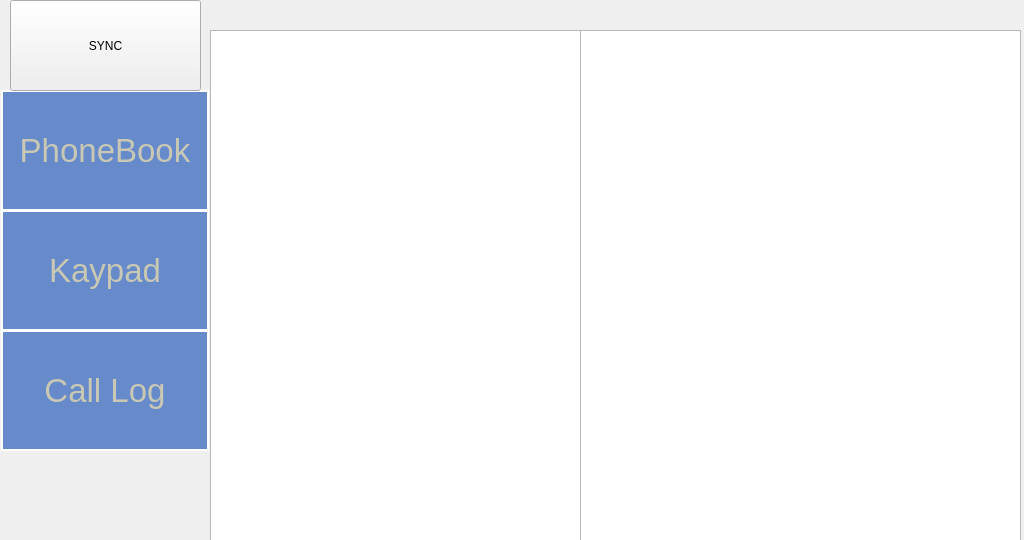
<?xml version="1.0" encoding="UTF-8"?>
<ui version="4.0">
 <class>CallMenuWidget</class>
 <widget class="QWidget" name="CallMenuWidget">
  <property name="geometry">
   <rect>
    <x>0</x>
    <y>0</y>
    <width>1024</width>
    <height>540</height>
   </rect>
  </property>
  <property name="windowTitle">
   <string>Dialog</string>
  </property>
  <property name="autoFillBackground">
   <bool>true</bool>
  </property>
  <property name="styleSheet">
   <string notr="true">QDialog {
	background: rgb(70, 113, 136);
}</string>
  </property>
  <widget class="QPushButton" name="BUTTON_PHONEBOOK_MENU">
   <property name="geometry">
    <rect>
     <x>1</x>
     <y>90</y>
     <width>208</width>
     <height>121</height>
    </rect>
   </property>
   <property name="font">
    <font>
     <pointsize>25</pointsize>
    </font>
   </property>
   <property name="focusPolicy">
    <enum>Qt::NoFocus</enum>
   </property>
   <property name="styleSheet">
    <string notr="true">QPushButton {
	border: 2px solid rgb(255, 255, 255);
	background-color: rgba(64, 110, 191, 200);
	color: rgb(200, 200, 180);
}

QPushButton:pressed {
	border: 2px solid rgb(200, 200, 200);
	background-color: rgba(64, 50, 191, 200);
	color: rgb(200, 200, 180);
}</string>
   </property>
   <property name="text">
    <string>PhoneBook</string>
   </property>
  </widget>
  <widget class="QPushButton" name="BUTTON_KEYPAD_MENU">
   <property name="geometry">
    <rect>
     <x>1</x>
     <y>210</y>
     <width>208</width>
     <height>121</height>
    </rect>
   </property>
   <property name="font">
    <font>
     <pointsize>25</pointsize>
    </font>
   </property>
   <property name="focusPolicy">
    <enum>Qt::NoFocus</enum>
   </property>
   <property name="styleSheet">
    <string notr="true">QPushButton {
	border: 2px solid rgb(255, 255, 255);
	background-color: rgba(64, 110, 191, 200);
	color: rgb(200, 200, 180);
}

QPushButton:pressed {
	border: 2px solid rgb(200, 200, 200);
	background-color: rgba(64, 50, 191, 200);
	color: rgb(200, 200, 180);
}</string>
   </property>
   <property name="text">
    <string>Kaypad</string>
   </property>
  </widget>
  <widget class="QPushButton" name="BUTTON_LOG_MENU">
   <property name="geometry">
    <rect>
     <x>1</x>
     <y>330</y>
     <width>208</width>
     <height>121</height>
    </rect>
   </property>
   <property name="font">
    <font>
     <pointsize>25</pointsize>
    </font>
   </property>
   <property name="focusPolicy">
    <enum>Qt::NoFocus</enum>
   </property>
   <property name="styleSheet">
    <string notr="true">QPushButton {
	border: 2px solid rgb(255, 255, 255);
	background-color: rgba(64, 110, 191, 200);
	color: rgb(200, 200, 180);
}

QPushButton:pressed {
	border: 2px solid rgb(200, 200, 200);
	background-color: rgba(64, 50, 191, 200);
	color: rgb(200, 200, 180);
}</string>
   </property>
   <property name="text">
    <string>Call Log</string>
   </property>
  </widget>
  <widget class="QWidget" name="WIDGET_PHONEBOOK" native="true">
   <property name="geometry">
    <rect>
     <x>210</x>
     <y>30</y>
     <width>811</width>
     <height>511</height>
    </rect>
   </property>
   <property name="focusPolicy">
    <enum>Qt::NoFocus</enum>
   </property>
   <widget class="QListWidget" name="LISTWIDGET_PHONEBOOK">
    <property name="geometry">
     <rect>
      <x>0</x>
      <y>0</y>
      <width>371</width>
      <height>511</height>
     </rect>
    </property>
    <property name="font">
     <font>
      <pointsize>25</pointsize>
     </font>
    </property>
    <property name="styleSheet">
     <string notr="true">QScrollBar:vertical {
	width: 40px;
}</string>
    </property>
    <property name="horizontalScrollBarPolicy">
     <enum>Qt::ScrollBarAlwaysOff</enum>
    </property>
    <property name="textElideMode">
     <enum>Qt::ElideLeft</enum>
    </property>
    <property name="spacing">
     <number>15</number>
    </property>
   </widget>
   <widget class="QListWidget" name="LISTWIDGET_PHONEBOOK_DETAIL">
    <property name="geometry">
     <rect>
      <x>370</x>
      <y>0</y>
      <width>441</width>
      <height>511</height>
     </rect>
    </property>
    <property name="font">
     <font>
      <pointsize>30</pointsize>
     </font>
    </property>
    <property name="spacing">
     <number>15</number>
    </property>
   </widget>
  </widget>
  <widget class="QWidget" name="WIDGET_KEYPAD" native="true">
   <property name="geometry">
    <rect>
     <x>210</x>
     <y>30</y>
     <width>811</width>
     <height>511</height>
    </rect>
   </property>
   <property name="focusPolicy">
    <enum>Qt::NoFocus</enum>
   </property>
   <widget class="QPushButton" name="BUTTON_KEY_1">
    <property name="geometry">
     <rect>
      <x>30</x>
      <y>110</y>
      <width>80</width>
      <height>80</height>
     </rect>
    </property>
    <property name="font">
     <font>
      <pointsize>20</pointsize>
     </font>
    </property>
    <property name="focusPolicy">
     <enum>Qt::NoFocus</enum>
    </property>
    <property name="styleSheet">
     <string notr="true">QPushButton {
	border: none;
	border-radius: 40px;
	background-color: rgb(229,229,230);
}

QPushButton:pressed {
	border: none;
	border-radius: 40px;
	background-color: rgb(107,117,141);
}</string>
    </property>
    <property name="text">
     <string>1</string>
    </property>
   </widget>
   <widget class="QLineEdit" name="EDIT_INPUT">
    <property name="geometry">
     <rect>
      <x>20</x>
      <y>30</y>
      <width>341</width>
      <height>51</height>
     </rect>
    </property>
    <property name="font">
     <font>
      <pointsize>20</pointsize>
     </font>
    </property>
    <property name="focusPolicy">
     <enum>Qt::NoFocus</enum>
    </property>
    <property name="styleSheet">
     <string notr="true">background: transparent;</string>
    </property>
    <property name="inputMethodHints">
     <set>Qt::ImhNone</set>
    </property>
    <property name="text">
     <string/>
    </property>
    <property name="clearButtonEnabled">
     <bool>true</bool>
    </property>
   </widget>
   <widget class="QPushButton" name="BUTTON_KEY_7">
    <property name="geometry">
     <rect>
      <x>30</x>
      <y>310</y>
      <width>80</width>
      <height>80</height>
     </rect>
    </property>
    <property name="font">
     <font>
      <pointsize>20</pointsize>
     </font>
    </property>
    <property name="focusPolicy">
     <enum>Qt::NoFocus</enum>
    </property>
    <property name="styleSheet">
     <string notr="true">QPushButton {
	border: none;
	border-radius: 40px;
	background-color: rgb(229,229,230);
}

QPushButton:pressed {
	border: none;
	border-radius: 40px;
	background-color: rgb(107,117,141);
}</string>
    </property>
    <property name="text">
     <string>7</string>
    </property>
   </widget>
   <widget class="QPushButton" name="BUTTON_KEY_6">
    <property name="geometry">
     <rect>
      <x>270</x>
      <y>210</y>
      <width>80</width>
      <height>80</height>
     </rect>
    </property>
    <property name="font">
     <font>
      <pointsize>20</pointsize>
     </font>
    </property>
    <property name="focusPolicy">
     <enum>Qt::NoFocus</enum>
    </property>
    <property name="styleSheet">
     <string notr="true">QPushButton {
	border: none;
	border-radius: 40px;
	background-color: rgb(229,229,230);
}

QPushButton:pressed {
	border: none;
	border-radius: 40px;
	background-color: rgb(107,117,141);
}</string>
    </property>
    <property name="text">
     <string>6</string>
    </property>
   </widget>
   <widget class="QPushButton" name="BUTTON_KEY_4">
    <property name="geometry">
     <rect>
      <x>30</x>
      <y>210</y>
      <width>80</width>
      <height>80</height>
     </rect>
    </property>
    <property name="font">
     <font>
      <pointsize>20</pointsize>
     </font>
    </property>
    <property name="focusPolicy">
     <enum>Qt::NoFocus</enum>
    </property>
    <property name="styleSheet">
     <string notr="true">QPushButton {
	border: none;
	border-radius: 40px;
	background-color: rgb(229,229,230);
}

QPushButton:pressed {
	border: none;
	border-radius: 40px;
	background-color: rgb(107,117,141);
}</string>
    </property>
    <property name="text">
     <string>4</string>
    </property>
   </widget>
   <widget class="QPushButton" name="BUTTON_KEY_9">
    <property name="geometry">
     <rect>
      <x>270</x>
      <y>310</y>
      <width>80</width>
      <height>80</height>
     </rect>
    </property>
    <property name="font">
     <font>
      <pointsize>20</pointsize>
     </font>
    </property>
    <property name="focusPolicy">
     <enum>Qt::NoFocus</enum>
    </property>
    <property name="styleSheet">
     <string notr="true">QPushButton {
	border: none;
	border-radius: 40px;
	background-color: rgb(229,229,230);
}

QPushButton:pressed {
	border: none;
	border-radius: 40px;
	background-color: rgb(107,117,141);
}</string>
    </property>
    <property name="text">
     <string>9</string>
    </property>
   </widget>
   <widget class="QPushButton" name="BUTTON_KEY_5">
    <property name="geometry">
     <rect>
      <x>150</x>
      <y>210</y>
      <width>80</width>
      <height>80</height>
     </rect>
    </property>
    <property name="font">
     <font>
      <pointsize>20</pointsize>
     </font>
    </property>
    <property name="focusPolicy">
     <enum>Qt::NoFocus</enum>
    </property>
    <property name="styleSheet">
     <string notr="true">QPushButton {
	border: none;
	border-radius: 40px;
	background-color: rgb(229,229,230);
}

QPushButton:pressed {
	border: none;
	border-radius: 40px;
	background-color: rgb(107,117,141);
}</string>
    </property>
    <property name="text">
     <string>5</string>
    </property>
   </widget>
   <widget class="QPushButton" name="BUTTON_DIAL">
    <property name="geometry">
     <rect>
      <x>420</x>
      <y>120</y>
      <width>211</width>
      <height>91</height>
     </rect>
    </property>
    <property name="focusPolicy">
     <enum>Qt::NoFocus</enum>
    </property>
    <property name="text">
     <string>Dial</string>
    </property>
   </widget>
   <widget class="QPushButton" name="BUTTON_KEY_BACKSPACE">
    <property name="geometry">
     <rect>
      <x>270</x>
      <y>420</y>
      <width>69</width>
      <height>68</height>
     </rect>
    </property>
    <property name="font">
     <font>
      <pointsize>20</pointsize>
     </font>
    </property>
    <property name="focusPolicy">
     <enum>Qt::NoFocus</enum>
    </property>
    <property name="styleSheet">
     <string notr="true">QPushButton {
	border: none;
	background-image: url(:/Keyboard/bs.png);
}</string>
    </property>
    <property name="text">
     <string/>
    </property>
   </widget>
   <widget class="QPushButton" name="BUTTON_KEY_2">
    <property name="geometry">
     <rect>
      <x>150</x>
      <y>110</y>
      <width>80</width>
      <height>80</height>
     </rect>
    </property>
    <property name="font">
     <font>
      <pointsize>20</pointsize>
     </font>
    </property>
    <property name="focusPolicy">
     <enum>Qt::NoFocus</enum>
    </property>
    <property name="styleSheet">
     <string notr="true">QPushButton {
	border: none;
	border-radius: 40px;
	background-color: rgb(229,229,230);
}

QPushButton:pressed {
	border: none;
	border-radius: 40px;
	background-color: rgb(107,117,141);
}</string>
    </property>
    <property name="text">
     <string>2</string>
    </property>
   </widget>
   <widget class="QPushButton" name="BUTTON_KEY_0">
    <property name="geometry">
     <rect>
      <x>150</x>
      <y>410</y>
      <width>80</width>
      <height>80</height>
     </rect>
    </property>
    <property name="font">
     <font>
      <pointsize>20</pointsize>
     </font>
    </property>
    <property name="focusPolicy">
     <enum>Qt::NoFocus</enum>
    </property>
    <property name="styleSheet">
     <string notr="true">QPushButton {
	border: none;
	border-radius: 40px;
	background-color: rgb(229,229,230);
}

QPushButton:pressed {
	border: none;
	border-radius: 40px;
	background-color: rgb(107,117,141);
}</string>
    </property>
    <property name="text">
     <string>0</string>
    </property>
   </widget>
   <widget class="QPushButton" name="BUTTON_KEY_8">
    <property name="geometry">
     <rect>
      <x>150</x>
      <y>310</y>
      <width>80</width>
      <height>80</height>
     </rect>
    </property>
    <property name="font">
     <font>
      <pointsize>20</pointsize>
     </font>
    </property>
    <property name="focusPolicy">
     <enum>Qt::NoFocus</enum>
    </property>
    <property name="styleSheet">
     <string notr="true">QPushButton {
	border: none;
	border-radius: 40px;
	background-color: rgb(229,229,230);
}

QPushButton:pressed {
	border: none;
	border-radius: 40px;
	background-color: rgb(107,117,141);
}</string>
    </property>
    <property name="text">
     <string>8</string>
    </property>
   </widget>
   <widget class="QPushButton" name="BUTTON_KEY_3">
    <property name="geometry">
     <rect>
      <x>270</x>
      <y>110</y>
      <width>80</width>
      <height>80</height>
     </rect>
    </property>
    <property name="font">
     <font>
      <pointsize>20</pointsize>
     </font>
    </property>
    <property name="focusPolicy">
     <enum>Qt::NoFocus</enum>
    </property>
    <property name="styleSheet">
     <string notr="true">QPushButton {
	border: none;
	border-radius: 40px;
	background-color: rgb(229,229,230);
}

QPushButton:pressed {
	border: none;
	border-radius: 40px;
	background-color: rgb(107,117,141);
}</string>
    </property>
    <property name="text">
     <string>3</string>
    </property>
   </widget>
   <widget class="QPushButton" name="BUTTON_RE_DIAL">
    <property name="geometry">
     <rect>
      <x>420</x>
      <y>230</y>
      <width>211</width>
      <height>91</height>
     </rect>
    </property>
    <property name="focusPolicy">
     <enum>Qt::NoFocus</enum>
    </property>
    <property name="text">
     <string>Re-Dial</string>
    </property>
   </widget>
  </widget>
  <widget class="QWidget" name="WIDGET_LOG" native="true">
   <property name="geometry">
    <rect>
     <x>210</x>
     <y>30</y>
     <width>811</width>
     <height>511</height>
    </rect>
   </property>
   <property name="focusPolicy">
    <enum>Qt::NoFocus</enum>
   </property>
   <widget class="QListWidget" name="LISTWIDGET_CALL_LOG">
    <property name="geometry">
     <rect>
      <x>0</x>
      <y>0</y>
      <width>371</width>
      <height>511</height>
     </rect>
    </property>
    <property name="batchSize">
     <number>100</number>
    </property>
   </widget>
  </widget>
  <widget class="QPushButton" name="BUTTON_SYNC">
   <property name="geometry">
    <rect>
     <x>10</x>
     <y>0</y>
     <width>191</width>
     <height>91</height>
    </rect>
   </property>
   <property name="focusPolicy">
    <enum>Qt::NoFocus</enum>
   </property>
   <property name="text">
    <string>SYNC</string>
   </property>
  </widget>
  <widget class="QLabel" name="LABEL_LOADING">
   <property name="geometry">
    <rect>
     <x>10</x>
     <y>0</y>
     <width>121</width>
     <height>91</height>
    </rect>
   </property>
   <property name="text">
    <string/>
   </property>
  </widget>
  <zorder>WIDGET_KEYPAD</zorder>
  <zorder>BUTTON_PHONEBOOK_MENU</zorder>
  <zorder>BUTTON_KEYPAD_MENU</zorder>
  <zorder>BUTTON_LOG_MENU</zorder>
  <zorder>BUTTON_SYNC</zorder>
  <zorder>WIDGET_PHONEBOOK</zorder>
  <zorder>LABEL_LOADING</zorder>
  <zorder>WIDGET_LOG</zorder>
 </widget>
 <resources/>
 <connections/>
</ui>
